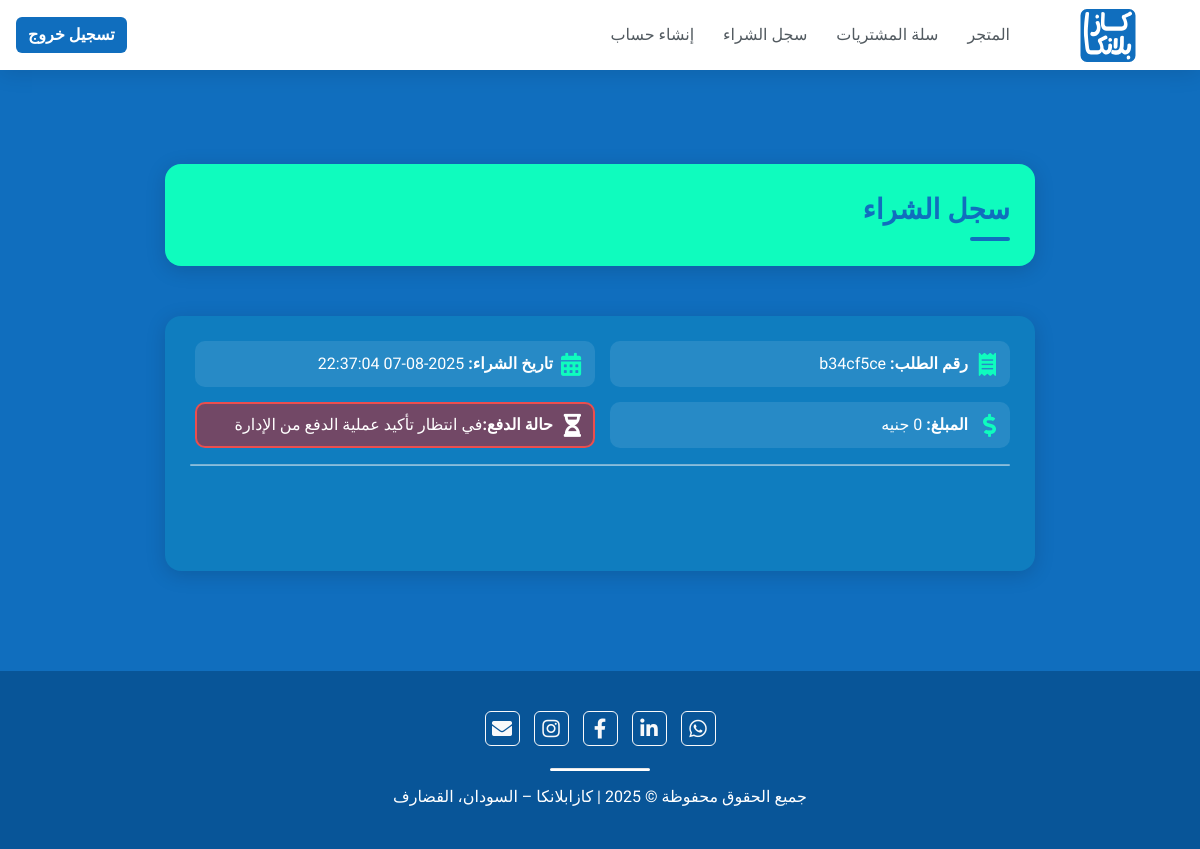
The app's page /purchase-history/ (signed in), older data.
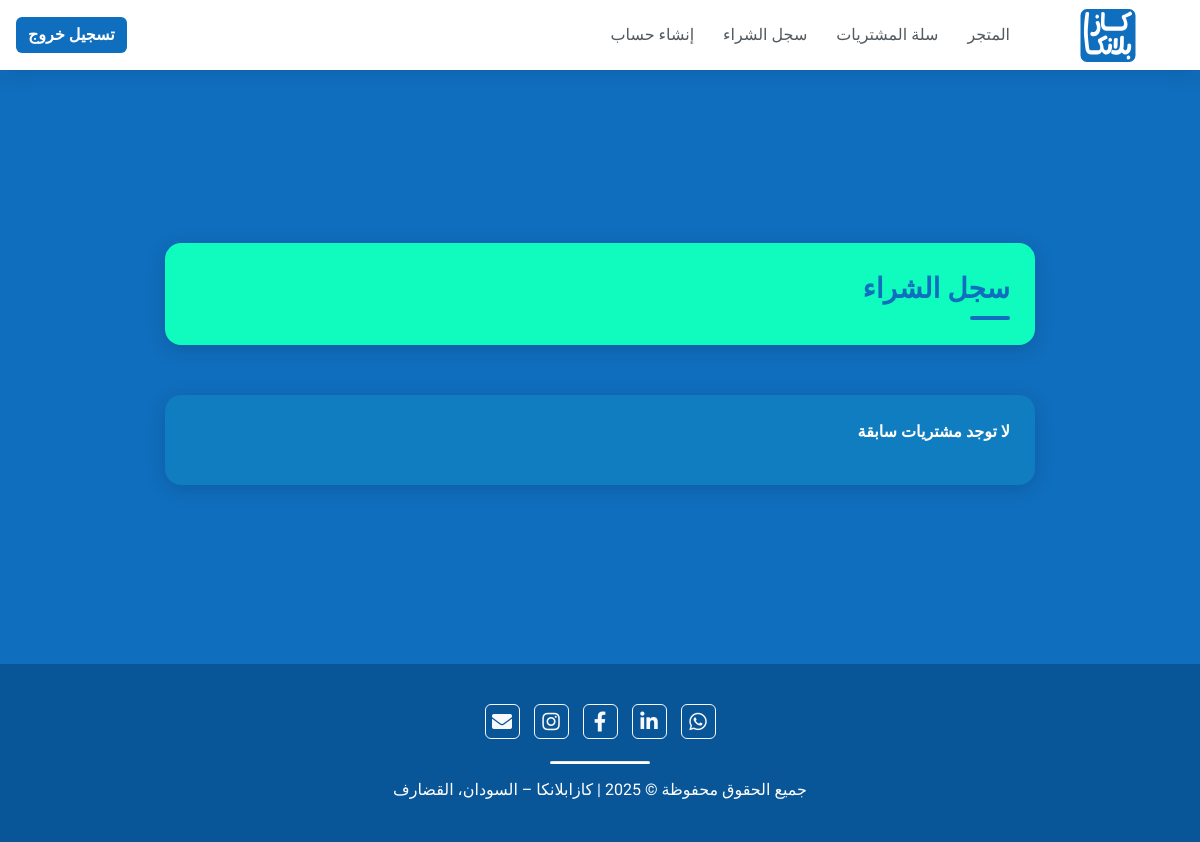
The same page, newer data.
### store/models.py (models this page shows, shortened)
class Payment(models.Model):
    customer = models.ForeignKey(Customer, on_delete=models.CASCADE)
    order = models.ForeignKey(Order, on_delete=models.CASCADE)
    transaction_id = models.CharField(max_length=200)
    amount = models.DecimalField(max_digits=10, decimal_places=0,default=0)
    date_paid = models.DateTimeField(auto_now_add=True)
    is_confirmed = models.BooleanField(default=False, verbose_name="Is Confirmed?")

class Order(models.Model):
    customer = models.ForeignKey(Customer, on_delete=models.SET_NULL, null=True, blank=True)
    date_ordered = models.DateTimeField(auto_now_add=True)
    complete = models.BooleanField(default=False, null=True, blank=False)
    transaction_id = models.CharField(max_length=200, null=True)
    @property
    def get_cart_total(self):
        orderitems = self.orderitem_set.all()
        total = sum([item.get_total for item in orderitems])
        return total

### store/views.py (the view)
# urls.py: path('purchase-history/', views.purchase_history_view, name='purchase_history'),
@login_required(login_url='login')
def purchase_history_view(request):
    customer = request.user.customer
    payments = Payment.objects.filter(customer=request.user.customer).order_by('-date_paid')
    return render(request, 'store/purchase_history.html', {'payments': payments})

### store/templates/store/purchase_history.html
{% extends 'store/main.html' %}
{% load static %}
{% block content %}
<link rel="stylesheet" type="text/css" href="{% static 'css/purchase_history.css' %}">
<div class="purchase-content">
    <div class="title-box col-lg-6 mx-auto" dir="rtl">
        <div class="title"><strong>سجل الشراء</strong></div>
    </div>
    <div class="col-lg-6 mx-auto" dir="rtl">
        {% if payments %}
            {% for payment in payments %}
                <div class="purchase-box">
                    <div class="purchase-item">
                        <i class="fas fa-receipt"></i>
                        <p><strong>رقم الطلب:</strong> {{payment.order.transaction_id}}</p>
                    </div>
                    <div class="purchase-item">
                        <i class="fas fa-calendar-alt"></i>
                        <p><strong>تاريخ الشراء:</strong> {{payment.date_paid|date:"Y-m-d H:i:s"}}</p>
                    </div>
                    <div class="purchase-item">
                        <i class="fas fa-dollar-sign"></i>
                        <p><strong>المبلغ:</strong> {{payment.order.get_cart_total}} جنيه</p>
                    </div>
                    <div class="purchase-item payment_status">
                        {% if payment.is_confirmed %}
                                <i class="fas fa-check-circle"></i>
                                <p class="confirmed"><strong>حالة الدفع:</strong>تم تأكيد الدفع, في انتظار التوصيل</p>
                        {% else %}
                                <i class="fas fa-hourglass-half"></i>
                                <p class="pending"><strong>حالة الدفع:</strong>في انتظار تأكيد عملية الدفع من الإدارة</p>
                        {% endif %}
                    </div>
                </div>
                <hr>
                {% endfor %}
        {% else %}
                <p style="color: #fff; font-weight: 600;">لا توجد مشتريات سابقة</p>
        {% endif %}
    </div>
</div>
{% endblock content %}

### store/templates/store/main.html (shortened to what this page needs)
<!DOCTYPE html>
{% load static %}
<html lang="en">
<head>
	<link rel="stylesheet" href="https://stackpath.bootstrapcdn.com/bootstrap/4.4.1/css/bootstrap.min.css"
>
	<link rel="stylesheet" type="text/css" href="{% static 'css/main.css' %}">
	<link rel="stylesheet" href="https://cdn.jsdelivr.net/npm/@fancyapps/ui/dist/fancybox.css" />
	<link rel="stylesheet" href="https://cdnjs.cloudflare.com/ajax/libs/font-awesome/5.15.4/css/all.min.css">
</head>
<body>
	<nav class="navbar navbar-expand-lg navbar-dark bg-dark" dir="rtl">
		<a class="navbar-brand" href="{% url 'store' %}">
			<img class="logo" src="{% static 'images/logo.svg' %}" alt="logo">
		</a>
		<div class="collapse navbar-collapse" id="navbarSupportedContent">
			<ul class="navbar-nav ml-auto">
				<li class="nav-item active">
					<a class="nav-link" href="{% url 'store' %}">المتجر</a>
				</li>
				<li class="nav-item active">
					<a class="nav-link" href="{% url 'cart' %}">سلة المشتريات</a>
				</li>
				<li class="nav-item active">
					<a class="nav-link" href="{% url 'purchase_history' %}">سجل الشراء</a>
				</li>
				<li class="nav-item active">
					<a class="nav-link" href="{% url 'register' %}">إنشاء حساب</a>
				</li>
			</ul>
			<div class="form-inline my-2 my-lg-0">
				{% if request.user.is_authenticated %}
					<form method="POST" action="{% url 'logout' %}">
						<button class="btn btn-danger" type="submit">تسجيل خروج</button>
					</form>
				{% else %}
					<a href="{% url 'login' %}" class="btn btn-warning">تسجيل دخول</a>
				{% endif %}
			</div>
		</div>
	</nav>
    <div class="container">
            <br>
            {% block content %}
            {% endblock content %}
        </div>
		<footer class="text-center text-white">
			<div class="container" style="padding-top: 40px; padding-bottom: 14px;">
				<section class="btn-floating mb-2">
				<a class="btn btn-outline-light btn-floating m-1" href="#!" role="button">
					<i class="fas fa-envelope"></i></a>
				<a class="btn btn-outline-light btn-floating m-1" href="#!" role="button">
					<i class="fab fa-instagram"></i></a>
				<a class="btn btn-outline-light btn-floating m-1" href="#!" role="button">
					<i class="fab fa-facebook-f"></i></a>
				<a class="btn btn-outline-light btn-floating m-1" href="#!" role="button">
					<i class="fab fa-linkedin-in"></i></a>
				<a class="btn btn-outline-light btn-floating m-1" href="#!" role="button">
					<i class="fab fa-whatsapp"></i></a>
				</section>
			</div>
			<hr style="background-color: #fff; width: 100px; height: 2px; border-radius: 6px; margin: auto;">
			<div class="text-center" style="padding-bottom: 40px; padding-top: 14px;">
				جميع الحقوق محفوظة © 2025 | كازابلانكا – السودان، القضارف
			</div>
		</footer>
</body>
</html>

### static/css/main.css (style rules this page uses)
body { background: #106EBE; font-family: "Tajawal", sans-serif; }
.container { max-width: 1000px; margin: 0 auto; padding: 20px; }
.bg-dark { background-color: #240a34!important; }
.col-lg-4, .col-lg-6, .col-lg-8, .col-lg-12 { margin-top: 10px; }
.btn { border-radius: 0; }
.btn-danger, .btn-warning { background-color: #106EBE !important; border: 0; border-radius: 6px; color: #fff; font-weight: 600; }
.navbar { background: #fff!important; height: 70px; box-shadow: 0 4px 20px rgba(0, 0, 0, 0.1); overflow: hidden; }
.navbar .navbar-nav { display: flex; gap: 13px; font-weight: 400; padding-right: 30px; }
.navbar-nav a { text-align: center; font-weight: 500; color: #525a60!important; }
.navbar-nav .nav-item::after { transition: background-color 1s ease-in-out; }
.logo { max-height: 55px; width: 120px; }
footer { background: #085598; margin-top: 50px; }
footer .btn-outline-light { border-radius: 6px; }
section.mb-2 { display: flex; gap: 6px; align-items: center; justify-content: center; width: 100%; margin: auto; }
.btn-floating { font-size: 20px; width: 35px; height: 35px; display: flex; align-items: center; justify-content: center; }
@media (max-width: 1200px) { .col-lg-12, .col-lg-8, .col-lg-6, .col-lg-4 { width: 100%!important; margin-top: 10px; } }

### static/css/purchase_history.css (style rules this page uses)
.purchase-content { min-height: 60vh; display: flex; flex-direction: column; gap: 10px; align-items: center; justify-content: center; padding: 10px; padding-top: 30px; position: relative; }
.purchase-content .col-lg-6 { background: rgba(15, 252, 190, 0.1); border-radius: 16px; padding: 25px; color: #0FFCBE; position: relative; text-align: right; direction: rtl; box-shadow: 0 4px 20px rgba(0,0,0,0.15); width: 870px !important; max-width: 870px; margin-top: 20px; margin-bottom: 20px; }
.purchase-content .title-box { background: #0FFCBE; }
.col-lg-6 .title { font-size: 28px; font-weight: 700; color: #106EBE; margin-bottom: 10px; position: relative; }
.col-lg-6 .title::before { content: ''; position: absolute; right: 0; bottom: -10px; width: 40px; height: 4px; background: #106EBE; border-radius: 3px; }

Row changes from the older to the newer data that the page shows:
removed Payment: order.transaction_id "b34cf5ce", date_paid "2025-08-07 22:37:04", is_confirmed False (drawn), shows "حالة الدفع:"
Text that changed along with them:
text now shown: "لا توجد مشتريات سابقة"
